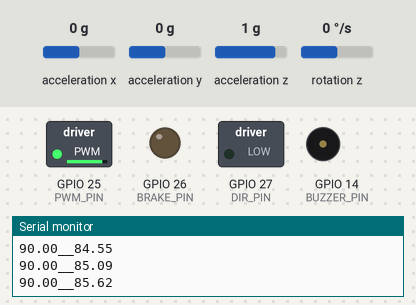
Bench run of a sketch on a simulated ESP32. Parts: switched loads named in the sketch (green lamp = pin HIGH), output pins drawn as LEDs (lit = HIGH), buzzer (waves = sounding, pin HIGH), the last lines printed to the serial monitor. Wiring (inferred from the names in the program): MPU-6050 motion sensor at I2C address 0x68. The inputs (shaded band) are chosen by the test bench; at power-on: acceleration x 0 g, rotation z 0 °/s, acceleration y 0 g, acceleration z 1 g. WiFi joins after 1.5 s; servers stay silent unless stated.

Above: at 7.6 s.
7.7 s: acceleration x set to -0.2 g
At 9.7 s:
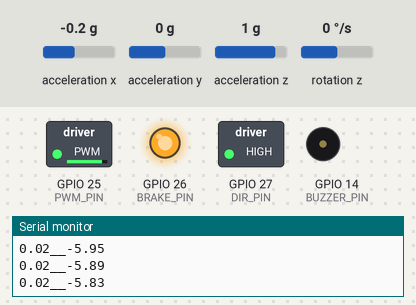
10.7 s: rotation z set to -192 °/s
At 11.5 s:
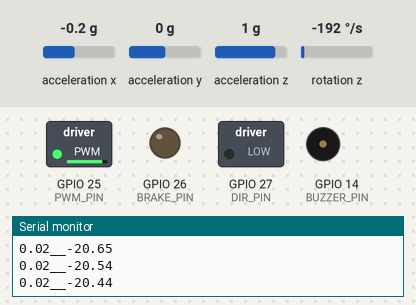
12.3 s: acceleration x set to -0.8 g
15.3 s: acceleration y set to -1.4 g
At 15.9 s:
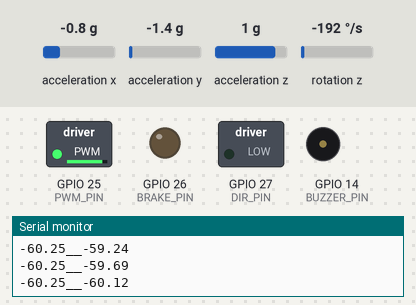
Timing chart, 0 to 17.8 s (numbered marks = the images above; inputs shaded):
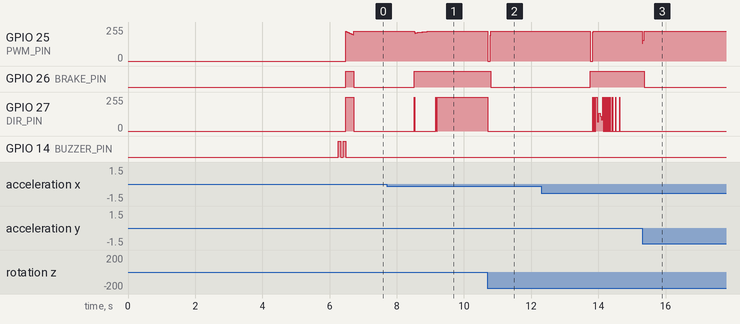

The sketch:

one_axis_reaction_wheel_stick.ino
```cpp
#include <Arduino.h>
#include <WiFi.h>
#include <WiFiUdp.h>
#include <Wire.h>

// ===== WIFI =====
const char *ssid = "link";
const char *password = "buoinha132/";

// 🖥️ IP máy tính chạy py
const char *udpAddress = "192.168.1.19"; // Thay bằng IP của máy bạn
const int udpPort = 4210;

// 🌐 IP tĩnh cho ESP32
IPAddress local_IP(192, 168, 1, 7); // ✅ Đúng cú pháp
IPAddress gateway(192, 168, 1, 1);  // ✅ Gateway mạng 1.x
IPAddress subnet(255, 255, 255, 0);
IPAddress primaryDNS(8, 8, 8, 8);
IPAddress secondaryDNS(8, 8, 4, 4);

WiFiUDP udp;

// --- CẤU HÌNH CHÂN (PINOUT) CHO ESP32 ---
// LPT nhớ sửa lại các chân này cho đúng với board của ông nha
#define BRAKE_PIN 26  // Chân phanh
#define PWM_PIN 25    // Chân băm xung động cơ
#define DIR_PIN 27    // Chân chiều động cơ
#define BUZZER_PIN 14 // Chân còi

// Địa chỉ I2C MPU6050
#define MPU6050 0x68
#define ACCEL_CONFIG 0x1C
#define GYRO_CONFIG 0x1B
#define PWR_MGMT_1 0x6B

// Cấu hình PWM cho ESP32
const int PWM_FREQ = 20000; // 20kHz
// const int PWM_CHANNEL = 0;     // Kênh PWM 0
const int PWM_RES = 8; // Độ phân giải 8-bit (0-255)

// Các biến PID (OPTIMIZED BY AUTO-TUNER)
float X1 = 55.0; // P - phản ứng góc
float X2 = 22.0; // D - phanh (tốc độ góc)
float X3 = 1.2;  // Motor feedback
float loop_time = 10;
float loop_time_py = 50;

float pitch = 0;
float roll = 0;
float yaw = 0;

int pwm_s = 0;
int32_t motor_speed;
long currentT, previousT_1 = 0;
long currentT_py, previousT_1_py = 0;

// Biến cảm biến
int16_t AcX, AcY, AcZ, GyZ;
float gyroZ, gyroZfilt;
#define accSens 0
#define gyroSens 1
#define Gyro_amount 0.996

// Offset (Chạy auto_offset_finder để lấy giá trị chính xác)
int16_t AcX_offset = 0; // Thường = 0
int16_t AcY_offset = 1; // ← Cần calibrate! Chạy auto_offset_finder
int16_t AcZ_offset = -6;
int16_t GyZ_offset = 0; // Tự động calibrate khi khởi động
int32_t GyZ_offset_sum = 0;

float alpha = 0.40;
float robot_angle;
float robot_angle_raw;
float Acc_angle;
bool vertical = false;
float balance_angle_offset = 0.0;
unsigned long balance_stable_start = 0;
bool assist_mode = false;

const float vertical_on_threshold = 0.5;
const float vertical_off_threshold = 9.0;
const float balance_stable_angle = 1.5;
const float balance_stable_gyro = 3.0;
const float balance_stable_pwm = 20.0;
const unsigned long balance_stable_time_ms = 1500;
const float balance_offset_alpha = 0.02;
const float fall_cutoff_angle = 12.0;

const float k1_min = 20.0;
const float k1_max = 120.0;
const float k2_min = 5.0;
const float k2_max = 40.0;
const float k3_min = 0.5;
const float k3_max = 4.0;

// --- SETUP & LOOP ---

void setup() {
  Serial.begin(115200); // ESP32 nên dùng tốc độ cao

  // ===== Cấu hình wifi =====
  Wire.begin();

  if (!WiFi.config(local_IP, gateway, subnet, primaryDNS, secondaryDNS)) {
    Serial.println("⚠️ Cấu hình IP tĩnh thất bại!");
  }

  WiFi.begin(ssid, password);
  Serial.print("Đang kết nối WiFi");
  while (WiFi.status() != WL_CONNECTED) {
    delay(500);
    Serial.print(".");
  }

  Serial.println("\n✅ Kết nối WiFi thành công!");
  udp.begin(udpPort);
  Serial.print("ESP32 IP: ");
  Serial.println(WiFi.localIP());

  // Cấu hình PWM cho ESP32 (thay cho TCCR1A/B cũ)
  // ledcSetup(PWM_CHANNEL, PWM_FREQ, PWM_RES);
  ledcAttach(PWM_PIN, PWM_FREQ, PWM_RES);

  pinMode(BUZZER_PIN, OUTPUT);
  digitalWrite(BUZZER_PIN, LOW);
  pinMode(BRAKE_PIN, OUTPUT);
  pinMode(DIR_PIN, OUTPUT);
  digitalWrite(BRAKE_PIN, LOW); // Mới vào phanh lại

  delay(1000);
  angle_setup();
}

void loop() {
  currentT = millis();
  if (currentT - previousT_1 >= loop_time) {

    angle_calc();

    gyroZ = GyZ / 131.0; // Convert to deg/s
    gyroZfilt = alpha * gyroZ + (1 - alpha) * gyroZfilt;

    updateBalanceReference();
    robot_angle = robot_angle_raw - balance_angle_offset;
    updateVerticalState();
    updateAssistAutoTune();

    if (vertical) {
      digitalWrite(BRAKE_PIN, HIGH);

      // Emergency: Reset motor_speed nếu robot đứng gần 0 nhưng motor quay mạnh
      if (abs(robot_angle) < 0.5 && abs(motor_speed) > 4000) {
        motor_speed *= 1; // Giảm dần motor_speed về 0
      }

      if (abs(robot_angle) > fall_cutoff_angle) {
        Motor_control(0);
        motor_speed = 0;
      } else {
        // Tính PID (Restore K3 nhưng nhẹ nhàng)
        // Dấu - trước motor_speed quan trọng để tạo feedback ngược
        pwm_s =
            constrain(X1 * robot_angle + X2 * gyroZfilt + X3 * -motor_speed,
                      -255, 255);

        Motor_control(pwm_s);
        motor_speed += pwm_s;
        motor_speed = constrain(motor_speed, -6000, 6000);
      }
    } else {
      Motor_control(0);
      digitalWrite(BRAKE_PIN, LOW);
      motor_speed = 0;
    }

    previousT_1 = currentT;
  }

  currentT_py = millis();
  if (currentT_py - previousT_1_py >= loop_time_py) {

    updateToUDP();
    receiveUDP();

    previousT_1_py = currentT;
  }
}
```

function.ino
```cpp
// --- CÁC HÀM HỖ TRỢ (Functions) ---

// ===== HÀM NHẬN DỮ LIỆU TỪ PYTHON ======
void receiveUDP() {
  int packetSize = udp.parsePacket();
  if (packetSize) {
    char incoming[128];
    int len = udp.read(incoming, 127);
    if (len > 0)
      incoming[len] = '\0';
    String msg = String(incoming);

    if (msg.startsWith("K1")) {
      int k1Start = msg.indexOf('=') + 1;
      int k2Start = msg.indexOf("K2=") + 3;
      int k3Start = msg.indexOf("K3=") + 3;

      X1 = msg.substring(k1Start, msg.indexOf(',', k1Start)).toFloat();
      X2 = msg.substring(k2Start, msg.indexOf(',', k2Start)).toFloat();
      X3 = msg.substring(k3Start).toFloat();

      Serial.printf("📩 Nhận hệ số mới: K1=%.2f, K2=%.2f, K3=%.2f\n", X1, X2,
                    X3);

      // Gửi xác nhận lại Python
      udp.beginPacket(udp.remoteIP(), udp.remotePort());
      udp.print("KACK");
      udp.endPacket();
    }
  }
}

// ===== HÀM CẬP NHẬT GIÁ TRỊ ĐẾN PYTHON =====
void updateToUDP() {
  char buffer[64];
  sprintf(buffer, "%.2f,%.2f,%.2f", pitch, (float)pwm_s, robot_angle);

  udp.beginPacket(udpAddress, udpPort);
  udp.print(buffer);
  udp.endPacket();
}

void writeTo(byte device, byte address, byte value) {
  Wire.beginTransmission(device);
  Wire.write(address);
  Wire.write(value);
  Wire.endTransmission(true);
}

void angle_setup() {
  // Khởi động I2C: ESP32 mặc định SDA=21, SCL=22
  Wire.begin();
  delay(100);

  writeTo(MPU6050, PWR_MGMT_1, 0);
  writeTo(MPU6050, ACCEL_CONFIG, accSens << 3);
  writeTo(MPU6050, GYRO_CONFIG, gyroSens << 3);

  // ===== BỘ LỌC DLPF (Digital Low Pass Filter) =====
  // Register 0x1A - CONFIG
  // Giá trị | Bandwidth | Delay   | Noise
  // --------|-----------|---------|-------
  //    0    | 260 Hz    | 0 ms    | Nhiều nhiễu
  //    1    | 184 Hz    | 2 ms    |
  //    2    | 94 Hz     | 3 ms    |
  //    3    | 44 Hz     | 4.9 ms  | Cân bằng
  //    4    | 21 Hz     | 8.5 ms  |
  //    5    | 10 Hz     | 13.8 ms | Ít nhiễu nhưng chậm
  //    6    | 5 Hz      | 19 ms   | Rất mượt
  writeTo(MPU6050, 0x1A, 3); // DLPF = 3 (44Hz, cân bằng giữa nhiễu và độ trễ)

  delay(100);

  // Calibrate Gyro ban đầu
  for (int i = 0; i < 1024; i++) {
    // Đọc nhanh GyZ để lấy offset
    Wire.beginTransmission(MPU6050);
    Wire.write(0x47);
    Wire.endTransmission(false);
    Wire.requestFrom(MPU6050, 2, true);
    GyZ = Wire.read() << 8 | Wire.read();

    GyZ_offset_sum += GyZ;
    delay(3); // Giảm delay chút cho nhanh
  }
  GyZ_offset = GyZ_offset_sum >> 10;

  // Bíp còi báo xong
  digitalWrite(BUZZER_PIN, HIGH);
  delay(70);
  digitalWrite(BUZZER_PIN, LOW);
  delay(80);
  digitalWrite(BUZZER_PIN, HIGH);
  delay(70);
  digitalWrite(BUZZER_PIN, LOW);

  Serial.print("GyZ offset value = ");
  Serial.println(GyZ_offset);
}

void angle_calc() {
  // Đọc Accelerometer
  Wire.beginTransmission(MPU6050);
  Wire.write(0x3B);
  Wire.endTransmission(false);
  Wire.requestFrom(MPU6050, 4, true);
  AcX = Wire.read() << 8 | Wire.read();
  AcY = Wire.read() << 8 | Wire.read();

  // Đọc Gyroscope
  Wire.beginTransmission(MPU6050);
  Wire.write(0x47);
  Wire.endTransmission(false);
  Wire.requestFrom(MPU6050, 2, true);
  GyZ = Wire.read() << 8 | Wire.read();

  // Trừ Offset
  AcX += AcX_offset;
  AcY += AcY_offset;
  GyZ -= GyZ_offset;

  // ===== KALMAN FILTER =====
  // Bộ lọc thông minh kết hợp Gyro + Accelerometer

  // Các biến Kalman (static = giữ giá trị giữa các lần gọi)
  static float Q_angle = 0.001;  // Process noise - góc (nhỏ = tin gyro hơn)
  static float Q_bias = 0.003;   // Process noise - bias
  static float R_measure = 0.03; // Measurement noise (nhỏ = tin accel hơn)

  static float angle = 0;                  // Góc ước lượng
  static float bias = 0;                   // Bias ước lượng
  static float P[2][2] = {{0, 0}, {0, 0}}; // Error covariance matrix

  float dt = loop_time / 1000.0; // Delta time (seconds)
  float gyroRate =
      GyZ / 131.0; // Convert to deg/s (131 = sensitivity for ±250°/s)

  // Tính góc từ accelerometer
  Acc_angle = atan2(AcY, -AcX) * 57.2958;

  // === PREDICT (Dự đoán) ===
  angle += dt * (gyroRate - bias);

  // Cập nhật error covariance
  P[0][0] += dt * (dt * P[1][1] - P[0][1] - P[1][0] + Q_angle);
  P[0][1] -= dt * P[1][1];
  P[1][0] -= dt * P[1][1];
  P[1][1] += Q_bias * dt;

  // === UPDATE (Cập nhật với đo lường) ===
  float S = P[0][0] + R_measure; // Innovation covariance
  float K[2];                    // Kalman gain
  K[0] = P[0][0] / S;
  K[1] = P[1][0] / S;

  // Tính sai lệch (innovation)
  float y = Acc_angle - angle;

  // Cập nhật ước lượng
  angle += K[0] * y;
  bias += K[1] * y;

  // Cập nhật error covariance
  float P00_temp = P[0][0];
  float P01_temp = P[0][1];
  P[0][0] -= K[0] * P00_temp;
  P[0][1] -= K[0] * P01_temp;
  P[1][0] -= K[1] * P00_temp;
  P[1][1] -= K[1] * P01_temp;

  // Kết quả Kalman (raw, chưa trừ offset cân bằng)
  robot_angle_raw = angle;

  Serial.print(Acc_angle);
  Serial.print("__");
  Serial.println(robot_angle_raw);
}

void updateBalanceReference() {
  bool stable = abs(robot_angle_raw) < balance_stable_angle &&
                abs(gyroZfilt) < balance_stable_gyro &&
                abs(pwm_s) < balance_stable_pwm;

  if (stable) {
    if (balance_stable_start == 0) {
      balance_stable_start = millis();
    }

    if (millis() - balance_stable_start >= balance_stable_time_ms) {
      balance_angle_offset =
          (1.0 - balance_offset_alpha) * balance_angle_offset +
          balance_offset_alpha * robot_angle_raw;
      assist_mode = true;
    }
  } else {
    balance_stable_start = 0;
    assist_mode = false;
  }
}

void updateVerticalState() {
  if (abs(robot_angle) > vertical_off_threshold)
    vertical = false;
  if (abs(robot_angle) < vertical_on_threshold)
    vertical = true;
}

void updateAssistAutoTune() {
  if (!assist_mode)
    return;

  float abs_angle = abs(robot_angle);
  float abs_rate = abs(gyroZfilt);

  if (abs_angle > 2.5) {
    X1 = max(k1_min, X1 - 0.2f);
    X2 = min(k2_max, X2 + 0.1f);
  } else if (abs_angle < 0.8 && abs_rate < 2.0) {
    X1 = min(k1_max, X1 + 0.1f);
  }

  if (abs_rate > 6.0) {
    X2 = min(k2_max, X2 + 0.05f);
  }

  X3 = constrain(X3, k3_min, k3_max);
}

void setPWM(int dutyCycle) {
  // Ghi giá trị PWM vào kênh đã cấu hình
  ledcWrite(PWM_PIN, dutyCycle);
}

void Motor_control(int pwm) {
  if (pwm <= 0) {
    digitalWrite(DIR_PIN, LOW);
    pwm = -pwm;
  } else {
    digitalWrite(DIR_PIN, HIGH);
  }

  // Code cũ của LPT map ngược: map(pwm, 0, 255, PWMVALUE, 0)
  // Tui giữ nguyên logic ngược này cho driver của ông
  int pwm_output = map(pwm, 0, 255, 225, 0);

  setPWM(pwm_output);
}
```

Measured:
- the behaviour switches between 0 and -0.1 g on acceleration x (found by bisection; images 0 and 1)
- after the input at 7.7 s, GPIO 26 (BRAKE_PIN): LOW → HIGH after 0.82 s; GPIO 27 (DIR_PIN): 0/255 → 255/255 after 1.5 s
- after the input at 10.7 s, GPIO 26 (BRAKE_PIN): HIGH → LOW after 0.10 s
- after the input at 15.3 s, GPIO 26 (BRAKE_PIN): HIGH → LOW after 0.06 s
